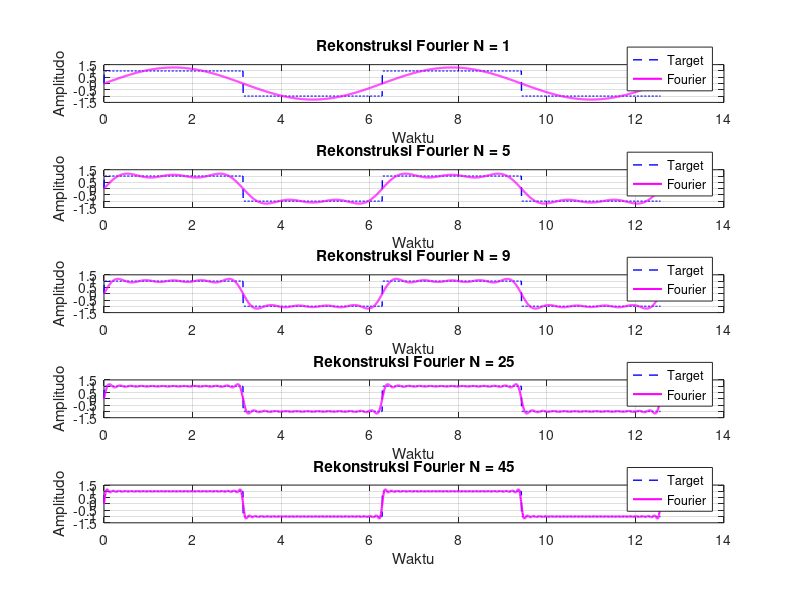

Source code (MATLAB): (Note: this script raises an error after producing the figure.)
%% LAB 01 - Deret Fourier Gelombang Persegi

clear;
clc;
close all;

%% Parameter
A  = 1;
T  = 2*pi;
fs = 1200;

% Vektor waktu
t = linspace(0, 2*T, 2*fs);

%% Gelombang target
target = A * sign(sin(2*pi*t/T));

%% Variasi harmonika
N_values = [1 5 9 25 45];

%% Figure
figure('Name','Fourier Square Wave',...
    'Position',[100 100 1200 800]);

%% Rekonstruksi Fourier
for k = 1:length(N_values)

    N = N_values(k);

    f_recon = zeros(size(t));

    % Harmonik ganjil
    for n = 1:2:N

        f_recon = f_recon + ...
            (4*A/(n*pi)) * sin(2*pi*n*t/T);

    end

    %% Plot
    subplot(length(N_values),1,k)

    plot(t, target,'b--','LineWidth',1);
    hold on;

    plot(t, f_recon,'m','LineWidth',1.5);

    grid on;

    ylim([-1.5 1.5]);

    title(['Rekonstruksi Fourier N = ', ...
        num2str(N)])

    xlabel('Waktu')
    ylabel('Amplitudo')

    legend('Target','Fourier',...
        'Location','southeast')

end

%% Judul utama
sgtitle('Rekonstruksi Gelombang Persegi dengan Deret Fourier')

%% Simpan figure
saveas(gcf,'lab01_fourier.png');
